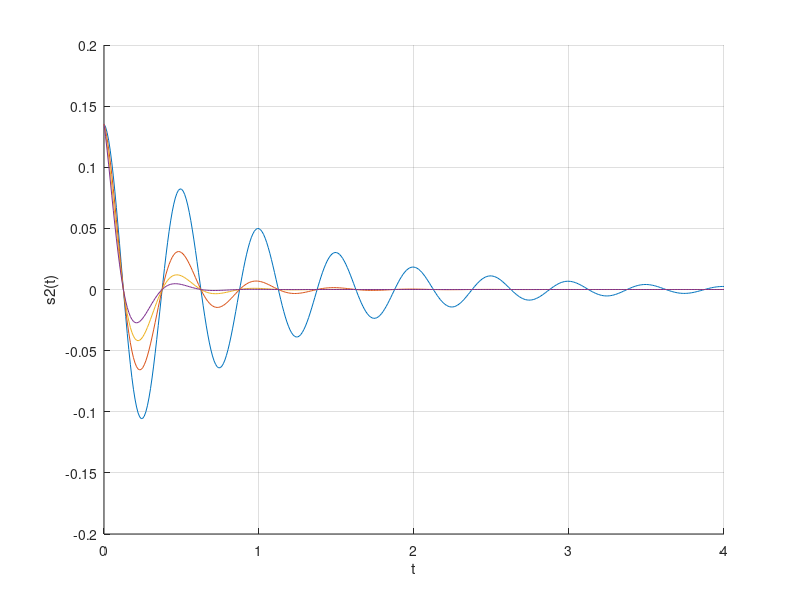

This figure's MATLAB source:
%C1

%f = @(t) exp(-2*t).*cos(4*pi*t);
%u = @(t) 1.0.*(t>=0);
%g = @(t) f(t).*u(t);
%t = (-2:0.01:2);
%plot(t,g(t)); xlabel('t'); ylabel('functions'); grid;

%hold on

%C2 (uncomment C1)

%s = @(t) g(t+1);
%t = (-2:0.01:4);plot(t,s(t)); xlabel('t'); ylabel('s(t)'); grid;

%hold off

%C3
a = [1, 3, 5, 7]; 
f = @(t, a) exp(-2).*exp(-a.*t).*cos(4*pi*t);
u = @(t) 1.0.*(t>=0);
s2 = @(t, a) f(t, a).*u(t);

t=(0:0.01:4);


hold on

for i = 1:length(a)
    plot(t, s2(t, a(i)), 'DisplayName', ['a = ', num2str(a(i))]);
end

xlabel('t'); ylabel('s2(t)'); grid;

hold off


